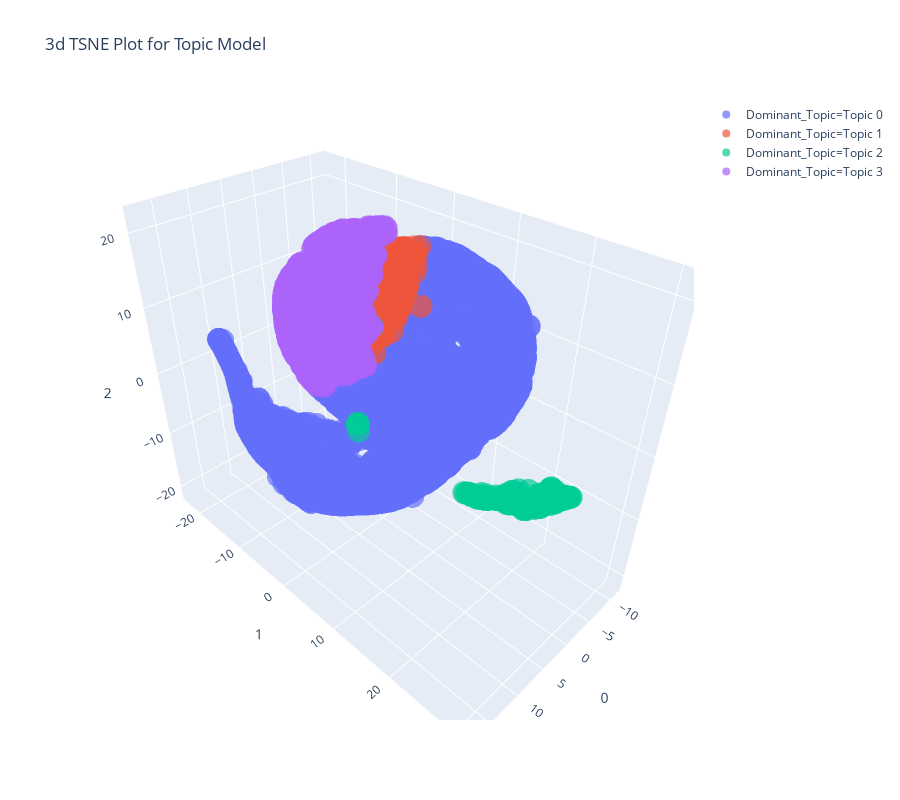

Notebook code for this chart:
### Code cell
plot_model(lda, plot='tsne')

### Figure 1 — Plotly figure (JSON) as saved in the notebook; plotly's stock layout.template omitted (floating-point values rounded to 4 significant figures; data arrays with more than 128 entries replaced by an {"elided": "..."} marker saying what was removed)
{"data": [{"hoverlabel": {"namelength": 0}, "hovertemplate": "Dominant_Topic=Topic 0<br>0=%{x}<br>1=%{y}<br>2=%{z}", "legendgroup": "Dominant_Topic=Topic 0", "marker": {"color": "#636efa", "opacity": 0.7, "symbol": "circle"}, "mode": "markers", "name": "Dominant_Topic=Topic 0", "scene": "scene", "showlegend": true, "type": "scatter3d", "x": {"elided": "5092 float values"}, "y": {"elided": "5092 float values"}, "z": {"elided": "5092 float values"}}, {"hoverlabel": {"namelength": 0}, "hovertemplate": "Dominant_Topic=Topic 1<br>0=%{x}<br>1=%{y}<br>2=%{z}", "legendgroup": "Dominant_Topic=Topic 1", "marker": {"color": "#EF553B", "opacity": 0.7, "symbol": "circle"}, "mode": "markers", "name": "Dominant_Topic=Topic 1", "scene": "scene", "showlegend": true, "type": "scatter3d", "x": {"elided": "346 float values"}, "y": {"elided": "346 float values"}, "z": {"elided": "346 float values"}}, {"hoverlabel": {"namelength": 0}, "hovertemplate": "Dominant_Topic=Topic 2<br>0=%{x}<br>1=%{y}<br>2=%{z}", "legendgroup": "Dominant_Topic=Topic 2", "marker": {"color": "#00cc96", "opacity": 0.7, "symbol": "circle"}, "mode": "markers", "name": "Dominant_Topic=Topic 2", "scene": "scene", "showlegend": true, "type": "scatter3d", "x": {"elided": "159 float values"}, "y": {"elided": "159 float values"}, "z": {"elided": "159 float values"}}, {"hoverlabel": {"namelength": 0}, "hovertemplate": "Dominant_Topic=Topic 3<br>0=%{x}<br>1=%{y}<br>2=%{z}", "legendgroup": "Dominant_Topic=Topic 3", "marker": {"color": "#ab63fa", "opacity": 0.7, "symbol": "circle"}, "mode": "markers", "name": "Dominant_Topic=Topic 3", "scene": "scene", "showlegend": true, "type": "scatter3d", "x": {"elided": "1221 float values"}, "y": {"elided": "1221 float values"}, "z": {"elided": "1221 float values"}}], "layout": {"height": 800, "legend": {"tracegroupgap": 0}, "scene": {"domain": {"x": [0, 1], "y": [0, 1]}, "xaxis": {"title": {"text": "0"}}, "yaxis": {"title": {"text": "1"}}, "zaxis": {"title": {"text": "2"}}}, "title": {"text": "3d TSNE Plot for Topic Model"}, "width": 900}}
